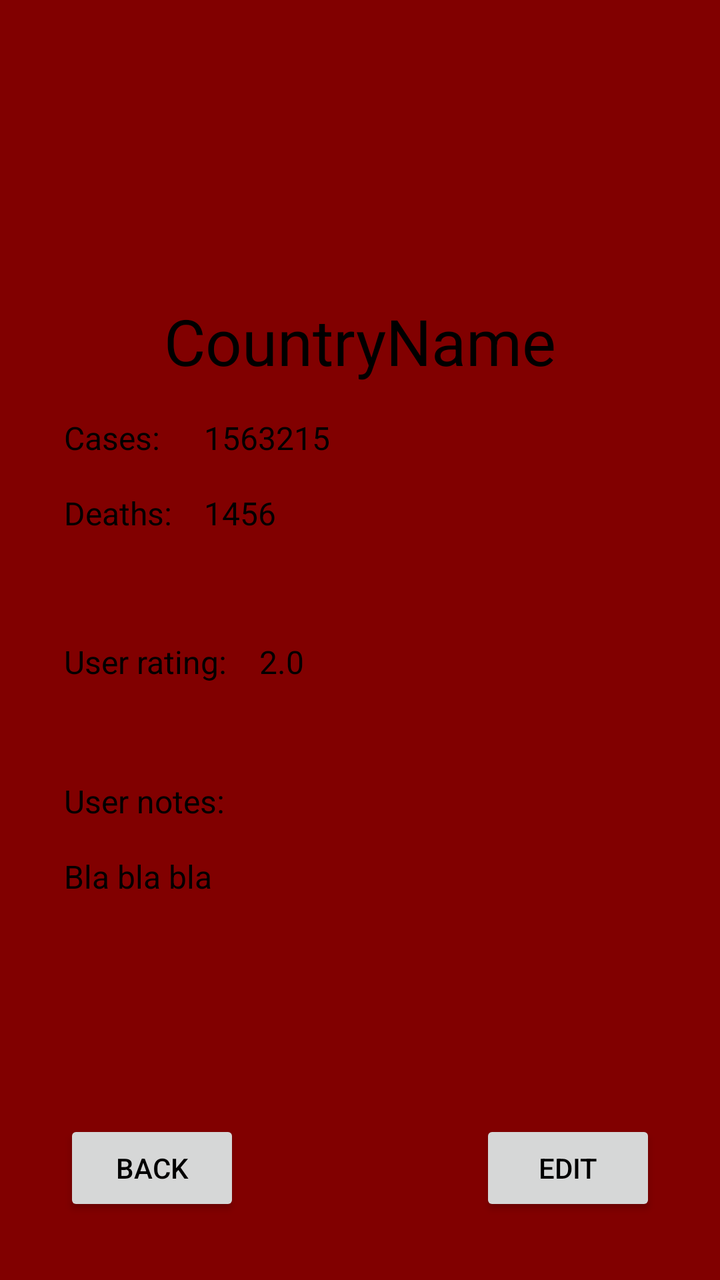
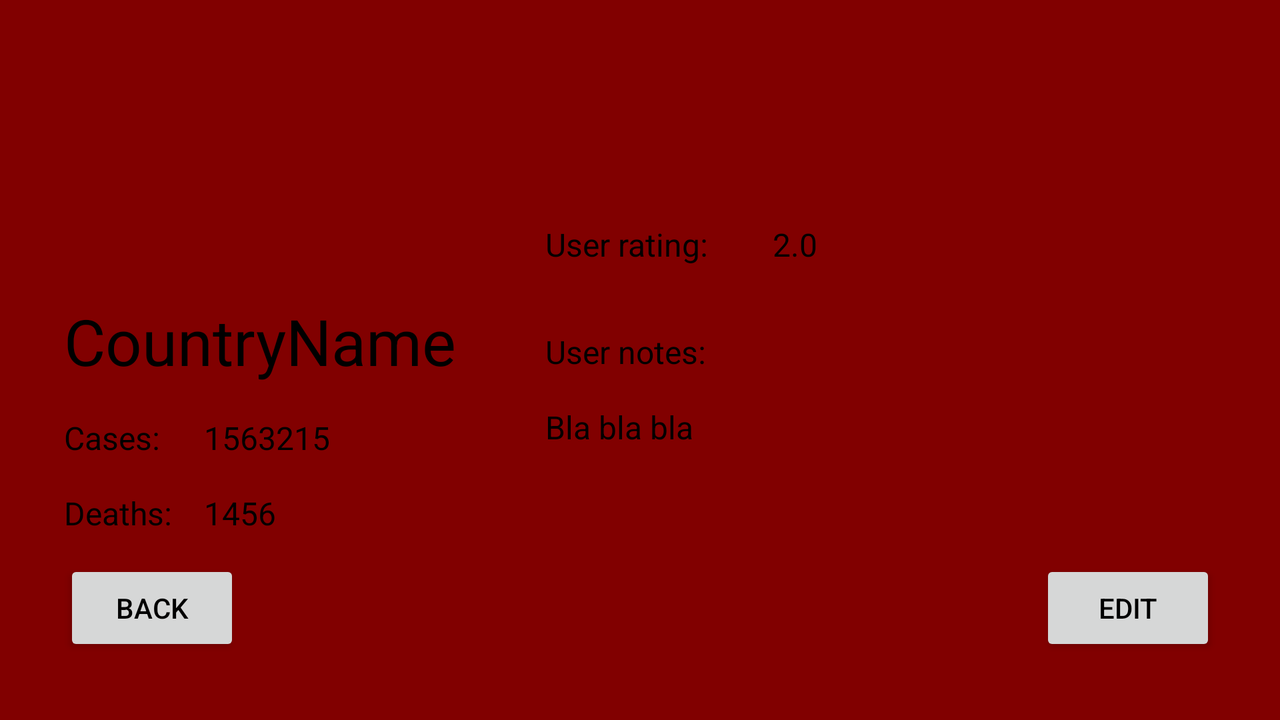

One screen, two layout resources from the same app: the default and the repository's alternative for another configuration. Each is rendered where Android would select it; the XML of both is given below.
<!-- AndroidManifest.xml: application theme AppTheme -->
<!-- res/layout/activity_details.xml -->
<?xml version="1.0" encoding="utf-8"?>
<androidx.constraintlayout.widget.ConstraintLayout xmlns:android="http://schemas.android.com/apk/res/android"
    xmlns:app="http://schemas.android.com/apk/res-auto"
    xmlns:tools="http://schemas.android.com/tools"
    android:layout_width="match_parent"
    android:layout_height="match_parent"
    tools:context=".DetailsActivity">

    <TextView
        android:id="@+id/tvCountryName"
        android:layout_width="wrap_content"
        android:layout_height="wrap_content"
        android:text="@string/tvCountryName"
        android:textSize="32sp"
        app:layout_constraintEnd_toEndOf="parent"
        app:layout_constraintStart_toStartOf="parent"
        app:layout_constraintTop_toBottomOf="@+id/imgFlag" />

    <ImageView
        android:id="@+id/imgFlag"
        android:layout_width="148dp"
        android:layout_height="149dp"
        app:layout_constraintEnd_toEndOf="parent"
        app:layout_constraintStart_toStartOf="parent"
        app:layout_constraintTop_toTopOf="parent"
        tools:srcCompat="@drawable/ca" />

    <TextView
        android:id="@+id/tvUserRatingLbl"
        android:layout_width="wrap_content"
        android:layout_height="wrap_content"
        android:layout_marginStart="32dp"
        android:text="@string/tvUserRatingLbl"
        android:textSize="16sp"
        app:layout_constraintStart_toStartOf="parent"
        app:layout_constraintTop_toTopOf="@+id/guideline" />

    <TextView
        android:id="@+id/tvUserRating"
        android:layout_width="wrap_content"
        android:layout_height="wrap_content"
        android:layout_marginStart="16dp"
        android:textSize="16sp"
        app:layout_constraintBottom_toBottomOf="@+id/tvUserRatingLbl"
        app:layout_constraintStart_toEndOf="@+id/tvUserRatingLbl"
        tools:text="2.0" />

    <TextView
        android:id="@+id/tvUserNote"
        android:layout_width="wrap_content"
        android:layout_height="wrap_content"
        android:layout_marginTop="16dp"
        android:textSize="16sp"
        app:layout_constraintStart_toStartOf="@+id/tvUserNoteLbl"
        app:layout_constraintTop_toBottomOf="@+id/tvUserNoteLbl"
        tools:text="Bla bla bla" />

    <androidx.constraintlayout.widget.Guideline
        android:id="@+id/guideline"
        android:layout_width="wrap_content"
        android:layout_height="wrap_content"
        android:orientation="horizontal"
        app:layout_constraintGuide_percent="0.5" />

    <TextView
        android:id="@+id/tvUserNoteLbl"
        android:layout_width="wrap_content"
        android:layout_height="wrap_content"
        android:layout_marginTop="48dp"
        android:textSize="16sp"
        android:text="@string/tvUserNoteLbl"
        app:layout_constraintStart_toStartOf="@+id/tvUserRatingLbl"
        app:layout_constraintTop_toBottomOf="@+id/tvUserRatingLbl" />

    <Button
        android:id="@+id/btnBack"
        android:layout_width="wrap_content"
        android:layout_height="wrap_content"
        android:layout_marginStart="32dp"
        android:layout_marginBottom="32dp"
        android:text="@string/btnBack"
        app:layout_constraintBottom_toBottomOf="parent"
        app:layout_constraintStart_toStartOf="parent" />

    <Button
        android:id="@+id/btnEdit"
        android:layout_width="wrap_content"
        android:layout_height="wrap_content"
        android:layout_marginEnd="32dp"
        android:layout_marginBottom="32dp"
        android:text="@string/btnEdit"
        app:layout_constraintBottom_toBottomOf="parent"
        app:layout_constraintEnd_toEndOf="parent" />

    <TextView
        android:id="@+id/tvCasesLbl"
        android:layout_width="wrap_content"
        android:layout_height="wrap_content"
        android:layout_marginStart="32dp"
        android:layout_marginTop="16dp"
        android:text="@string/tvCasesLbl"
        android:textSize="16sp"
        app:layout_constraintStart_toStartOf="parent"
        app:layout_constraintTop_toBottomOf="@+id/tvCountryName" />

    <TextView
        android:id="@+id/textView4"
        android:layout_width="wrap_content"
        android:layout_height="wrap_content"
        android:layout_marginTop="16dp"
        android:text="@string/tvDeathsLbl"
        android:textSize="16sp"
        app:layout_constraintStart_toStartOf="@+id/tvCasesLbl"
        app:layout_constraintTop_toBottomOf="@+id/tvCasesLbl" />

    <TextView
        android:id="@+id/tvCases"
        android:layout_width="wrap_content"
        android:layout_height="wrap_content"
        app:layout_constraintBottom_toBottomOf="@+id/tvCasesLbl"
        app:layout_constraintStart_toStartOf="@+id/tvDeaths"
        android:textSize="16sp"
        tools:text="1563215" />

    <TextView
        android:id="@+id/tvDeaths"
        android:layout_width="wrap_content"
        android:layout_height="wrap_content"
        android:layout_marginStart="16dp"
        android:layout_marginTop="16dp"
        android:textSize="16sp"
        app:layout_constraintStart_toEndOf="@+id/textView4"
        app:layout_constraintTop_toBottomOf="@+id/tvCases"
        tools:text="1456" />

</androidx.constraintlayout.widget.ConstraintLayout>
<!-- resources referenced by this layout -->
<resources>
  <string name="btnBack">Back</string>
  <string name="btnEdit">Edit</string>
  <string name="tvCasesLbl">Cases:</string>
  <string name="tvCountryName">CountryName</string>
  <string name="tvDeathsLbl">Deaths:</string>
  <string name="tvUserNoteLbl">User notes:</string>
  <string name="tvUserRatingLbl">User rating:</string>
  <style name="AppTheme" parent="Theme.AppCompat.Light.NoActionBar">
          
          <item name="colorPrimary">@color/colorPrimary</item>
          <item name="colorPrimaryDark">@color/colorWhite</item>
          <item name="android:colorBackground">@color/colorPrimaryDark</item>
          <item name="android:textColor">@color/colorPrimary</item>
      </style>
  <color name="colorPrimary">#000000</color>
  <color name="colorWhite">#FFFFFF</color>
  <color name="colorPrimaryDark">#810000</color>
</resources>
<!-- res/layout-land/activity_details.xml (the repository's variant of the layout above) -->
<!-- drawn on the phone turned sideways -->
<?xml version="1.0" encoding="utf-8"?>
<androidx.constraintlayout.widget.ConstraintLayout xmlns:android="http://schemas.android.com/apk/res/android"
    xmlns:app="http://schemas.android.com/apk/res-auto"
    xmlns:tools="http://schemas.android.com/tools"
    android:layout_width="match_parent"
    android:layout_height="match_parent"
    tools:context=".DetailsActivity">

    <TextView
        android:id="@+id/tvCountryName"
        android:layout_width="wrap_content"
        android:layout_height="wrap_content"
        android:layout_marginStart="32dp"
        android:text="@string/tvCountryName"
        android:textSize="32sp"
        app:layout_constraintStart_toStartOf="parent"
        app:layout_constraintTop_toBottomOf="@+id/imgFlag" />

    <ImageView
        android:id="@+id/imgFlag"
        android:layout_width="148dp"
        android:layout_height="149dp"
        android:layout_marginStart="32dp"
        app:layout_constraintStart_toStartOf="parent"
        app:layout_constraintTop_toTopOf="parent"
        tools:srcCompat="@drawable/ca" />

    <TextView
        android:id="@+id/tvUserRatingLbl"
        android:layout_width="wrap_content"
        android:layout_height="wrap_content"
        android:layout_marginStart="16dp"
        android:layout_marginBottom="16dp"
        android:text="@string/tvUserRatingLbl"
        android:textSize="16sp"
        app:layout_constraintBottom_toBottomOf="@+id/imgFlag"
        app:layout_constraintStart_toStartOf="@+id/guideline4" />

    <TextView
        android:id="@+id/tvUserRating"
        android:layout_width="wrap_content"
        android:layout_height="wrap_content"
        android:layout_marginStart="32dp"
        android:textSize="16sp"
        app:layout_constraintBottom_toBottomOf="@+id/tvUserRatingLbl"
        app:layout_constraintStart_toEndOf="@+id/tvUserRatingLbl"
        tools:text="2.0" />

    <TextView
        android:id="@+id/tvUserNote"
        android:layout_width="0dp"
        android:layout_height="wrap_content"
        android:layout_marginStart="16dp"
        android:textSize="16sp"
        android:layout_marginTop="16dp"
        android:layout_marginEnd="16dp"
        app:layout_constraintEnd_toEndOf="parent"
        app:layout_constraintStart_toStartOf="@+id/guideline4"
        app:layout_constraintTop_toBottomOf="@+id/tvUserNoteLbl"
        tools:text="Bla bla bla" />

    <TextView
        android:id="@+id/tvUserNoteLbl"
        android:layout_width="wrap_content"
        android:layout_height="wrap_content"
        android:layout_marginStart="16dp"
        android:layout_marginTop="32dp"
        android:textSize="16sp"
        android:text="@string/tvUserNoteLbl"
        app:layout_constraintStart_toStartOf="@+id/guideline4"
        app:layout_constraintTop_toBottomOf="@+id/tvUserRatingLbl" />

    <Button
        android:id="@+id/btnBack"
        android:layout_width="wrap_content"
        android:layout_height="wrap_content"
        android:layout_marginStart="32dp"
        android:layout_marginBottom="32dp"
        android:text="@string/btnBack"
        app:layout_constraintBottom_toBottomOf="parent"
        app:layout_constraintStart_toStartOf="parent" />

    <Button
        android:id="@+id/btnEdit"
        android:layout_width="wrap_content"
        android:layout_height="wrap_content"
        android:layout_marginEnd="32dp"
        android:layout_marginBottom="32dp"
        android:text="@string/btnEdit"
        app:layout_constraintBottom_toBottomOf="parent"
        app:layout_constraintEnd_toEndOf="parent" />

    <TextView
        android:id="@+id/tvCasesLbl"
        android:layout_width="wrap_content"
        android:layout_height="wrap_content"
        android:layout_marginStart="32dp"
        android:layout_marginTop="16dp"
        android:textSize="16sp"
        android:text="@string/tvCasesLbl"
        app:layout_constraintStart_toStartOf="parent"
        app:layout_constraintTop_toBottomOf="@+id/tvCountryName" />

    <TextView
        android:id="@+id/textView4"
        android:layout_width="wrap_content"
        android:layout_height="wrap_content"
        android:layout_marginStart="32dp"
        android:layout_marginTop="16dp"
        android:textSize="16sp"
        android:text="@string/tvDeathsLbl"
        app:layout_constraintStart_toStartOf="parent"
        app:layout_constraintTop_toBottomOf="@+id/tvCasesLbl" />

    <TextView
        android:id="@+id/tvCases"
        android:layout_width="wrap_content"
        android:layout_height="wrap_content"
        android:layout_marginTop="16dp"
        android:textSize="16sp"
        app:layout_constraintBottom_toBottomOf="@+id/tvCasesLbl"
        app:layout_constraintStart_toStartOf="@+id/tvDeaths"
        app:layout_constraintTop_toBottomOf="@+id/tvCountryName"
        tools:text="1563215" />

    <TextView
        android:id="@+id/tvDeaths"
        android:layout_width="wrap_content"
        android:layout_height="wrap_content"
        android:layout_marginStart="16dp"
        android:layout_marginTop="16dp"
        android:textSize="16sp"
        app:layout_constraintStart_toEndOf="@+id/textView4"
        app:layout_constraintTop_toBottomOf="@+id/tvCases"
        tools:text="1456" />

    <androidx.constraintlayout.widget.Guideline
        android:id="@+id/guideline4"
        android:layout_width="wrap_content"
        android:layout_height="wrap_content"
        android:orientation="vertical"
        app:layout_constraintGuide_percent="0.4008208" />

</androidx.constraintlayout.widget.ConstraintLayout>
